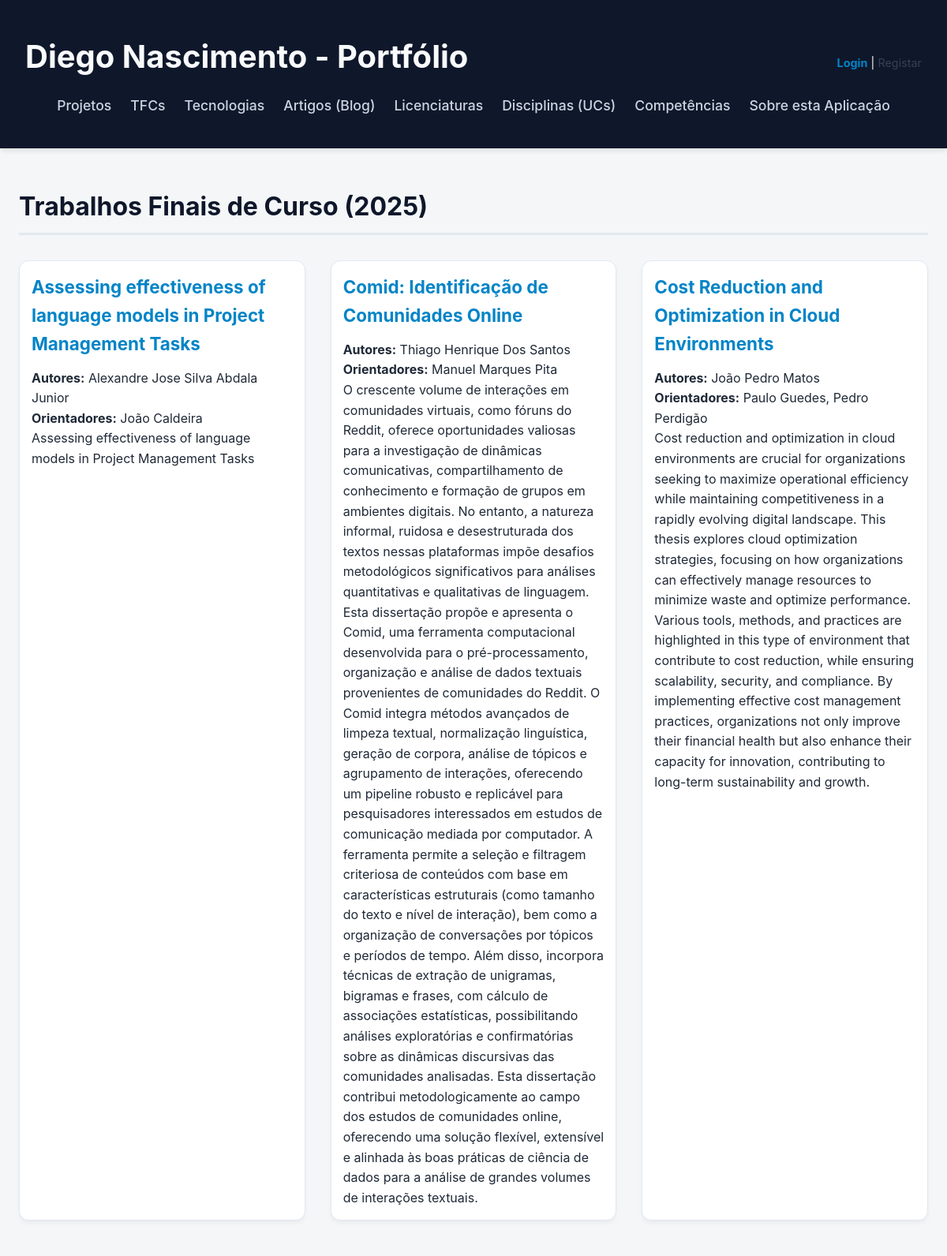
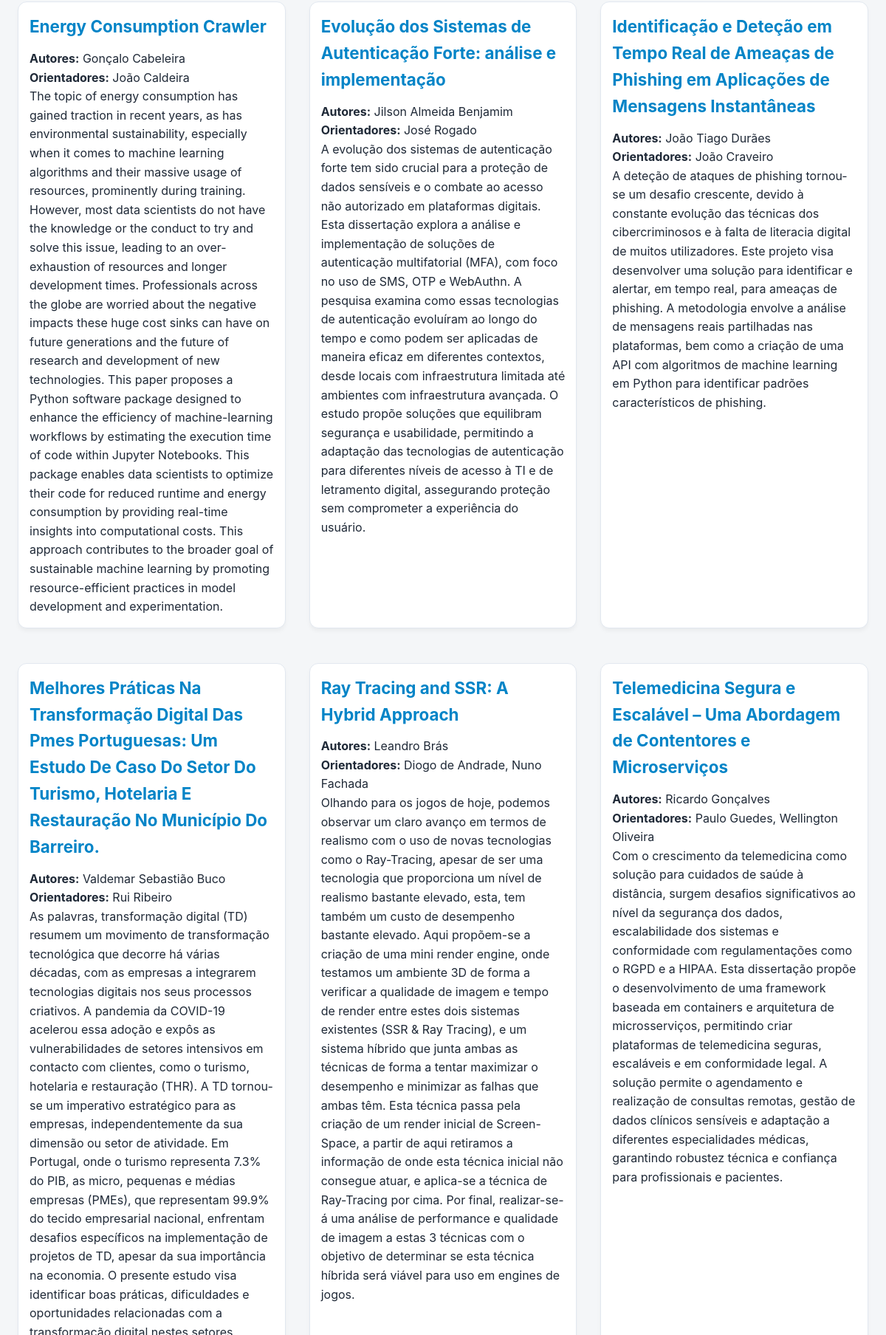
Screenshot of /tfcs/ (upper part) with the database file from the repository (2 pictures, top to bottom).
### portfolio/models.py (models this page shows, shortened)
class TFC(models.Model):
    titulo = models.CharField(max_length=255)
    autores = models.CharField(max_length=255)
    orientadores = models.CharField(max_length=255)
    licenciaturas = models.CharField(max_length=255)
    sumario = models.TextField()
    palavras_chave = models.TextField()
    areas = models.CharField(max_length=255)
    tecnologias_usadas = models.CharField(max_length=255)
    imagem = models.CharField(max_length=500) # Usamos CharField porque tem textos como "Sem imagem"
    link_pdf = models.CharField(max_length=500) # Usamos CharField porque tem textos como "Sem PDF"
    rating = models.IntegerField(default=3)

### portfolio/views.py (the view)
# urls.py: path('tfcs/', views.tfcs_view, name='tfcs'),
def tfcs_view(request):
    tfcs = TFC.objects.all()
    return render(request, 'portfolio/tfcs.html', {'tfcs': tfcs})

### portfolio/templates/portfolio/tfcs.html
{% extends "portfolio/base.html" %}
{% block content %}
    <h2>Trabalhos Finais de Curso (2025)</h2>
    <section>
        {% for tfc in tfcs %}
            <article style="border: 1px solid #ccc; padding: 15px; margin-bottom: 15px;">
                <h3>{{ tfc.titulo }}</h3>
                <p><strong>Autores:</strong> {{ tfc.autores }}</p>
                <p><strong>Orientadores:</strong> {{ tfc.orientadores }}</p>
                <p>{{ tfc.sumario }}</p>
            </article>
        {% empty %}
            <p>Nenhum TFC encontrado na base de dados.</p>
        {% endfor %}
    </section>
{% endblock %}

### portfolio/static/portfolio/styles.css (style rules this page uses)
* { box-sizing: border-box; margin: 0; padding: 0; }
body { font-family: "Inter", "Segoe UI", system-ui, sans-serif; background: #f4f6f8; color: #1f2937; line-height: 1.6; }
main > h2 { font-size: 2rem; color: #0f172a; border-bottom: 3px solid #e2e8f0; padding-bottom: 0.5rem; margin-bottom: 2rem; }
section { display: grid; grid-template-columns: repeat(auto-fill, minmax(320px, 1fr)); gap: 2rem; }
article { background: white; padding: 1.5rem; border-radius: 12px; box-shadow: 0 4px 6px -1px rgba(0, 0, 0, 0.05); border: 1px solid #e2e8f0 !important; transition: transform 0.2s ease, box-shadow 0.2s ease; }
article h3 { color: #0284c7; font-size: 1.4rem; margin-bottom: 0.8rem; }

### rows the page displays
TFC: titulo "Assessing effectiveness of language models in Project Management Tasks", autores "Alexandre Jose Silva Abdala Junior", orientadores "João Caldeira", sumario "Assessing effectiveness of language models in Project Management Tasks"
TFC: titulo "Comid: Identificação de Comunidades Online", autores "Thiago Henrique Dos Santos", orientadores "Manuel Marques Pita", sumario "O crescente volume de interações em comunidades virtuais, como fóruns do Reddit, oferece oportunidades valiosas para a investigação de dinâmicas comunicativas, compartilhamento de conhecimento e formação de grupos em ambientes digitais. No entanto, a natureza informal, ruidosa e desestruturada dos textos nessas plataformas impõe desafios metodológicos significativos para análises quantitativas e qualitativas de linguagem. Esta dissertação propõe e apresenta o Comid, uma ferramenta computacional desenvolvida para o pré-processamento, organização e análise de dados textuais provenientes de comunidades do Reddit. O Comid integra métodos avançados de limpeza textual, normalização linguística,…"
TFC: titulo "Cost Reduction and Optimization in Cloud Environments", autores "João Pedro Matos", orientadores "Paulo Guedes, Pedro Perdigão", sumario "Cost reduction and optimization in cloud environments are crucial for organizations seeking to maximize operational efficiency while maintaining competitiveness in a rapidly evolving digital landscape. This thesis explores cloud optimization strategies, focusing on how organizations can effectively manage resources to minimize waste and optimize performance. Various tools, methods, and practices are highlighted in this type of environment that contribute to cost reduction, while ensuring scalability, security, and compliance. By implementing effective cost management practices, organizations not only improve their financial health but also enhance their capacity for innovation, contributing…"
TFC: titulo "Energy Consumption Crawler", autores "Gonçalo Cabeleira", orientadores "João Caldeira", sumario "The topic of energy consumption has gained traction in recent years, as has environmental sustainability, especially when it comes to machine learning algorithms and their massive usage of resources, prominently during training. However, most data scientists do not have the knowledge or the conduct to try and solve this issue, leading to an over-exhaustion of resources and longer development times. Professionals across the globe are worried about the negative impacts these huge cost sinks can have on future generations and the future of research and development of new technologies. This paper proposes a Python software package designed to enhance the efficiency of machine-learning workflows…"
TFC: titulo "Evolução dos Sistemas de Autenticação Forte: análise e implementação", autores "Jilson Almeida Benjamim", orientadores "José Rogado", sumario "A evolução dos sistemas de autenticação forte tem sido crucial para a proteção de dados sensíveis e o combate ao acesso não autorizado em plataformas digitais. Esta dissertação explora a análise e implementação de soluções de autenticação multifatorial (MFA), com foco no uso de SMS, OTP e WebAuthn. A pesquisa examina como essas tecnologias de autenticação evoluíram ao longo do tempo e como podem ser aplicadas de maneira eficaz em diferentes contextos, desde locais com infraestrutura limitada até ambientes com infraestrutura avançada. O estudo propõe soluções que equilibram segurança e usabilidade, permitindo a adaptação das tecnologias de autenticação para diferentes níveis de acesso à TI e…"
TFC: titulo "Identificação e Deteção em Tempo Real de Ameaças de Phishing em Aplicações de Mensagens Instantâneas", autores "João Tiago Durães", orientadores "João Craveiro", sumario "A deteção de ataques de phishing tornou-se um desafio crescente, devido à constante evolução das técnicas dos cibercriminosos e à falta de literacia digital de muitos utilizadores. Este projeto visa desenvolver uma solução para identificar e alertar, em tempo real, para ameaças de phishing. A metodologia envolve a análise de mensagens reais partilhadas nas plataformas, bem como a criação de uma API com algoritmos de machine learning em Python para identificar padrões característicos de phishing."
TFC: titulo "Melhores Práticas Na Transformação Digital Das Pmes Portuguesas: Um Estudo De Caso Do Setor Do Turismo, Hotelaria E Restauração No Município Do Barreiro.", autores "Valdemar Sebastião Buco", orientadores "Rui Ribeiro"
TFC: titulo "Ray Tracing and SSR: A Hybrid Approach", autores "Leandro Brás", orientadores "Diogo de Andrade, Nuno Fachada", sumario "Olhando para os jogos de hoje, podemos observar um claro avanço em termos de realismo com o uso de novas tecnologias como o Ray-Tracing, apesar de ser uma tecnologia que proporciona um nível de realismo bastante elevado, esta, tem também um custo de desempenho bastante elevado. Aqui propõem-se a criação de uma mini render engine, onde testamos um ambiente 3D de forma a verificar a qualidade de imagem e tempo de render entre estes dois sistemas existentes (SSR & Ray Tracing), e um sistema híbrido que junta ambas as técnicas de forma a tentar maximizar o desempenho e minimizar as falhas que ambas têm. Esta técnica passa pela criação de um render inicial de Screen-Space, a partir de aqui…"
TFC: titulo "Telemedicina Segura e Escalável – Uma Abordagem de Contentores e Microserviços", autores "Ricardo Gonçalves", orientadores "Paulo Guedes, Wellington Oliveira", sumario "Com o crescimento da telemedicina como solução para cuidados de saúde à distância, surgem desafios significativos ao nível da segurança dos dados, escalabilidade dos sistemas e conformidade com regulamentações como o RGPD e a HIPAA. Esta dissertação propõe o desenvolvimento de uma framework baseada em containers e arquitetura de microsserviços, permitindo criar plataformas de telemedicina seguras, escaláveis e em conformidade legal. A solução permite o agendamento e realização de consultas remotas, gestão de dados clínicos sensíveis e adaptação a diferentes especialidades médicas, garantindo robustez técnica e confiança para profissionais e pacientes."
